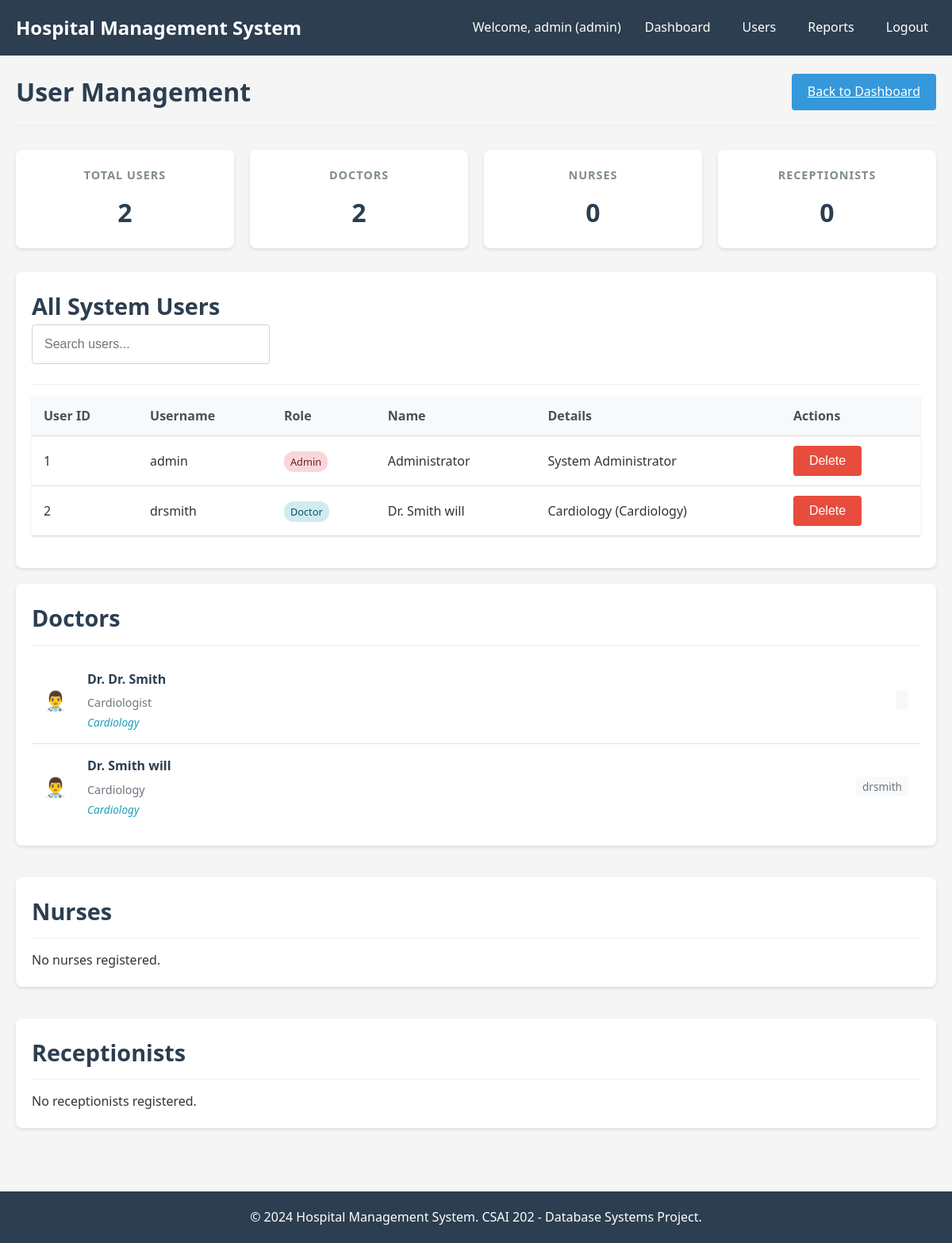
Page /admin/users (signed in) on the earlier database version.
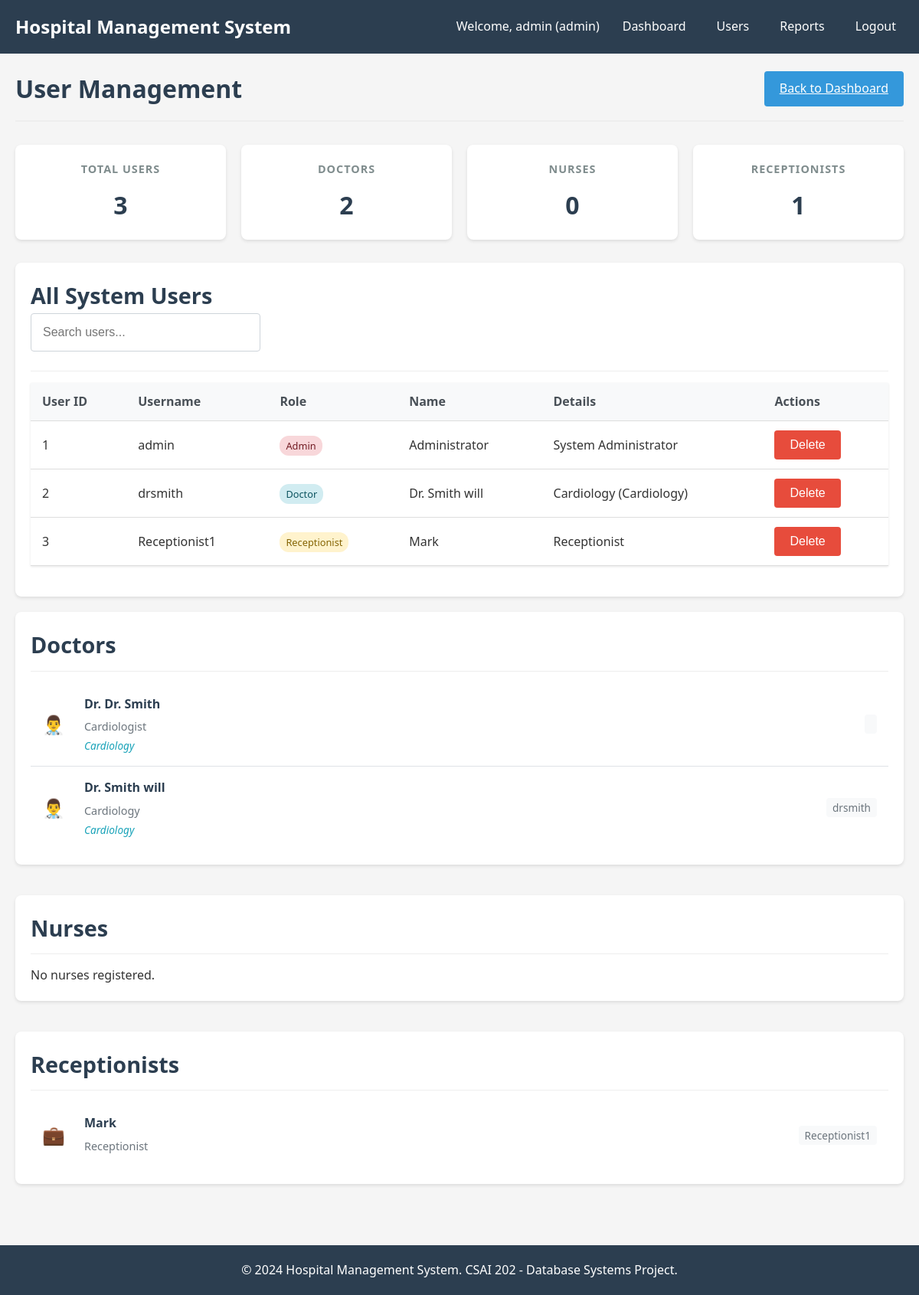
Same page on the later database version.
### models/user.py (models this page shows, shortened)
class User(db.Model, UserMixin):
    __tablename__ = 'user_account'
    user_id = db.Column(db.Integer, primary_key=True)
    username = db.Column(db.String(50), unique=True, nullable=False)
    password = db.Column(db.String(200), nullable=False)
    role = db.Column(db.String(20), nullable=False)
    doctor = db.relationship('Doctor', backref='user', uselist=False)
    nurse = db.relationship('Nurse', backref='user', uselist=False)
    receptionist = db.relationship('Receptionist', backref='user', uselist=False)
    @property
    def is_admin(self):
        return self.role == 'admin'

### models/doctor.py (models this page shows)
class Doctor(db.Model):
    __tablename__ = 'doctor'
    doc_id = db.Column(db.Integer, primary_key=True)
    name = db.Column(db.String(100), nullable=False)
    specialty = db.Column(db.String(100))
    dept_id = db.Column(db.Integer, db.ForeignKey('department.dept_id'))
    user_id = db.Column(db.Integer, db.ForeignKey('user_account.user_id'))
    department = db.relationship('Department', back_populates='doctors')
    appointments = db.relationship('Appointment', backref='doctor', lazy=True)
    prescriptions = db.relationship('Prescription', backref='doctor', lazy=True)
    lab_tests = db.relationship('LabTest', backref='doctor', lazy=True)
    record_updates = db.relationship('DoctorUpdatesRecord', backref='doctor', lazy=True)

### models/department.py (models this page shows)
class Department(db.Model):
    __tablename__ = 'department'
    dept_id = db.Column(db.Integer, primary_key=True)
    name = db.Column(db.String(100), nullable=False)
    doctors = db.relationship('Doctor', back_populates='department', lazy=True)
    rooms = db.relationship('RoomBed', back_populates='department', lazy=True)

### models/receptionist.py (models this page shows)
class Receptionist(db.Model):
    __tablename__ = 'receptionist'
    rec_id = db.Column(db.Integer, primary_key=True)
    name = db.Column(db.String(100), nullable=False)
    user_id = db.Column(db.Integer, db.ForeignKey('user_account.user_id'))
    appointments = db.relationship('Appointment', backref='receptionist', lazy=True)
    invoices = db.relationship('Invoice', backref='receptionist', lazy=True)

### controllers/admin_controller.py (the view)
@admin_bp.route('/users')
@login_required
@admin_required
def users():
    users = User.query.all()
    doctors = Doctor.query.all()
    nurses = Nurse.query.all()
    receptionists = Receptionist.query.all()
    return render_template('admin/users.html',
                         users=users,
                         doctors=doctors,
                         nurses=nurses,
                         receptionists=receptionists)

### templates/admin/users.html (shortened to what this page needs)
{% extends "base.html" %}
{% block content %}
<div class="page-header">
    <h1>User Management</h1>
    <a href="{{ url_for('admin.dashboard') }}" class="btn btn-primary">Back to Dashboard</a>
</div>
<div class="dashboard-stats">
    <div class="stat-card">
        <h3>Total Users</h3>
        <div class="number">{{ users|length }}</div>
    </div>
    <div class="stat-card">
        <h3>Doctors</h3>
        <div class="number">{{ doctors|length }}</div>
    </div>
    <div class="stat-card">
        <h3>Nurses</h3>
        <div class="number">{{ nurses|length }}</div>
    </div>
    <div class="stat-card">
        <h3>Receptionists</h3>
        <div class="number">{{ receptionists|length }}</div>
    </div>
</div>
<div class="card">
    <div class="card-header">
        <h2>All System Users</h2>
        <div class="search-box">
            <input type="text" id="userSearch" class="form-control" placeholder="Search users..." onkeyup="searchUsers()">
        </div>
    </div>
    <table class="table" id="usersTable">
        <thead>
            <tr>
                <th>User ID</th>
                <th>Username</th>
                <th>Role</th>
                <th>Name</th>
                <th>Details</th>
                <th>Actions</th>
            </tr>
        </thead>
        <tbody>
            {% for user in users %}
            <tr data-username="{{ user.username|lower }}" data-role="{{ user.role|lower }}" data-name="{{ user.name|lower if user.name else '' }}">
                <td>{{ user.user_id }}</td>
                <td>{{ user.username }}</td>
                <td>
                    <span class="role-badge role-{{ user.role }}">
                        {{ user.role|title }}
                    </span>
                </td>
                <td>
                    {% if user.role == 'doctor' and user.doctor %}
                        Dr. {{ user.doctor.name }}
                    {% elif user.role == 'nurse' and user.nurse %}
                        {{ user.nurse.name }}
                    {% elif user.role == 'receptionist' and user.receptionist %}
                        {{ user.receptionist.name }}
                    {% elif user.role == 'admin' %}
                        Administrator
                    {% else %}
                        N/A
                    {% endif %}
                </td>
                <td>
                    {% if user.role == 'doctor' and user.doctor %}
                        {{ user.doctor.specialty }}
                        {% if user.doctor.department %}
                            ({{ user.doctor.department.name }})
                        {% endif %}
                    {% elif user.role == 'nurse' and user.nurse %}
                        Nurse
                    {% elif user.role == 'receptionist' and user.receptionist %}
                        Receptionist
                    {% elif user.role == 'admin' %}
                        System Administrator
                    {% endif %}
                </td>
                <td>
                    {% if user.role != 'admin' or users|length > 1 %}
                    <form method="POST" action="{{ url_for('admin.delete_user', user_id=user.user_id) }}" style="display: inline;">
                        <button type="submit" class="btn btn-danger btn-sm" onclick="return confirm('Are you sure you want to delete this user?')">Delete</button>
                    </form>
                    {% endif %}
                </td>
            </tr>
            {% endfor %}
        </tbody>
    </table>
</div>
<div class="dashboard-sections">
    <div class="card">
        <div class="card-header">
            <h2>Doctors</h2>
        </div>
        {% if doctors %}
        <div class="users-list">
            {% for doctor in doctors %}
            <div class="user-card">
                <div class="user-avatar">👨‍⚕️</div>
                <div class="user-info">
                    <div class="user-name">Dr. {{ doctor.name }}</div>
                    <div class="user-details">{{ doctor.specialty }}</div>
                    <div class="user-department">{{ doctor.department.name if doctor.department else 'No Department' }}</div>
                </div>
                <div class="user-actions">
                    <span class="user-username">{{ doctor.user.username }}</span>
                </div>
            </div>
            {% endfor %}
        </div>
        {% else %}
        <p>No doctors registered.</p>
        {% endif %}
    </div>
    <div class="card">
        <div class="card-header">
            <h2>Nurses</h2>
        </div>
        {% if nurses %}
        <div class="users-list">
            {% for nurse in nurses %}
            <div class="user-card">
                <div class="user-avatar">👩‍⚕️</div>
                <div class="user-info">
                    <div class="user-name">{{ nurse.name }}</div>
                    <div class="user-details">Nurse</div>
                </div>
                <div class="user-actions">
                    <span class="user-username">{{ nurse.user.username }}</span>
                </div>
            </div>
            {% endfor %}
        </div>
        {% else %}
        <p>No nurses registered.</p>
        {% endif %}
    </div>
    <div class="card">
        <div class="card-header">
            <h2>Receptionists</h2>
        </div>
        {% if receptionists %}
        <div class="users-list">
            {% for receptionist in receptionists %}
            <div class="user-card">
                <div class="user-avatar">💼</div>
                <div class="user-info">
                    <div class="user-name">{{ receptionist.name }}</div>
                    <div class="user-details">Receptionist</div>
                </div>
                <div class="user-actions">
                    <span class="user-username">{{ receptionist.user.username }}</span>
                </div>
            </div>
            {% endfor %}
        </div>
        {% else %}
        <p>No receptionists registered.</p>
        {% endif %}
    </div>
</div>
{% endblock %}

### templates/base.html (shortened to what this page needs)
<!DOCTYPE html>
<html lang="en">
<head>
    <link rel="stylesheet" href="{{ url_for('static', filename='css/style.css') }}">
    <link rel="stylesheet" href="{{ url_for('static', filename='css/dashboard.css') }}">
    <link rel="stylesheet" href="{{ url_for('static', filename='css/forms.css') }}">
</head>
<body>
    <div class="header">
        <div class="navbar">
            <a href="{{ url_for('index') }}" class="logo">Hospital Management System</a>
            <ul class="nav-links">
                {% if current_user.is_authenticated %}
                    <li>Welcome, {{ current_user.username }} ({{ current_user.role }})</li>
                    <li><a href="{{ url_for('index') }}">Dashboard</a></li>
                    {% if current_user.is_admin %}
                        <li><a href="{{ url_for('admin.users') }}">Users</a></li>
                        <li><a href="{{ url_for('admin.reports') }}">Reports</a></li>
                    {% elif current_user.is_doctor %}
                        <li><a href="{{ url_for('doctor.appointments') }}">Appointments</a></li>
                        <li><a href="{{ url_for('doctor.patients') }}">Patients</a></li>
                    {% elif current_user.is_nurse %}
                        <li><a href="{{ url_for('nurse.patients') }}">Patients</a></li>
                        <li><a href="{{ url_for('nurse.beds') }}">Beds</a></li>
                    {% elif current_user.is_receptionist %}
                        <li><a href="{{ url_for('receptionist.appointments') }}">Appointments</a></li>
                        <li><a href="{{ url_for('receptionist.billing') }}">Billing</a></li>
                    {% endif %}
                    <li><a href="{{ url_for('auth.logout') }}">Logout</a></li>
                {% else %}
                    <li><a href="{{ url_for('auth.login') }}">Login</a></li>
                {% endif %}
            </ul>
        </div>
    </div>
    <div class="container">
        <div class="content">
            {% block content %}{% endblock %}
        </div>
    </div>
    <footer class="footer">
        <p>&copy; 2024 Hospital Management System. CSAI 202 - Database Systems Project.</p>
    </footer>
</body>
</html>

### static/css/style.css (style rules this page uses)
* { margin: 0; padding: 0; box-sizing: border-box; }
body { font-family: 'Segoe UI', Tahoma, Geneva, Verdana, sans-serif; background-color: #f5f5f5; color: #333; line-height: 1.6; }
.container { width: 100%; max-width: 1200px; margin: 0 auto; padding: 20px; min-height: calc(100vh - 140px); }
.header { background-color: #2c3e50; color: white; padding: 1rem 0; }
.navbar { display: flex; justify-content: space-between; align-items: center; padding: 0 20px; }
.logo { font-size: 1.5rem; font-weight: bold; color: white; text-decoration: none; }
.nav-links { display: flex; list-style: none; gap: 20px; align-items: center; }
.nav-links li { color: white; }
.nav-links a { color: white; text-decoration: none; padding: 5px 10px; border-radius: 4px; transition: background-color 0.3s; }
.form-control { width: 100%; padding: 10px; border: 1px solid #ddd; border-radius: 4px; font-size: 16px; }
.btn { padding: 10px 20px; border: none; border-radius: 4px; font-size: 16px; cursor: pointer; transition: background-color 0.3s; }
.btn-primary { background-color: #3498db; color: white; }
.btn-danger { background-color: #e74c3c; color: white; }
.table { width: 100%; border-collapse: collapse; margin-bottom: 20px; background: white; box-shadow: 0 1px 3px rgba(0,0,0,0.1); }
.table th, .table td { padding: 12px 15px; text-align: left; border-bottom: 1px solid #ddd; }
.table th { background-color: #f8f9fa; font-weight: 600; color: #495057; }
.card { background: white; border-radius: 8px; padding: 20px; margin-bottom: 20px; box-shadow: 0 2px 4px rgba(0,0,0,0.1); }
.card-header { border-bottom: 1px solid #eee; padding-bottom: 10px; margin-bottom: 15px; font-size: 1.2rem; font-weight: 600; color: #2c3e50; }
.footer { background-color: #2c3e50; color: white; text-align: center; padding: 20px; margin-top: 40px; }
.dashboard-stats { display: grid; grid-template-columns: repeat(auto-fit, minmax(250px, 1fr)); gap: 20px; margin-bottom: 30px; }
.stat-card { background: white; padding: 20px; border-radius: 8px; box-shadow: 0 2px 4px rgba(0,0,0,0.1); text-align: center; }
.stat-card h3 { color: #7f8c8d; margin-bottom: 10px; font-size: 0.9rem; text-transform: uppercase; letter-spacing: 1px; }
.stat-card .number { font-size: 2rem; font-weight: bold; color: #2c3e50; }

### static/css/dashboard.css (style rules this page uses)
.dashboard-sections { display: grid; grid-template-columns: 1fr; gap: 20px; margin-top: 20px; }
.page-header { display: flex; justify-content: space-between; align-items: center; margin-bottom: 30px; padding-bottom: 15px; border-bottom: 2px solid #eee; }
.page-header h1 { color: #2c3e50; margin: 0; }

### static/css/forms.css (style rules this page uses)
.form-control { width: 100%; padding: 12px 15px; font-size: 16px; line-height: 1.5; color: #495057; background-color: #fff; border: 1px solid #ced4da; border-radius: 4px; transition: border-color 0.15s ease-in-out, box-shadow 0.15s ease-in-out; }

### templates/admin/users.html (style rules this page uses)
.role-badge { padding: 4px 8px; border-radius: 12px; font-size: 0.8rem; font-weight: 500; }
.role-doctor { background-color: #d1ecf1; color: #0c5460; }
.role-receptionist { background-color: #fff3cd; color: #856404; }
.role-admin { background-color: #f8d7da; color: #721c24; }
.users-list { max-height: 300px; overflow-y: auto; }
.user-card { display: flex; align-items: center; padding: 15px; border-bottom: 1px solid #dee2e6; }
.user-card:last-child { border-bottom: none; }
.user-avatar { font-size: 1.5rem; margin-right: 15px; width: 40px; }
.user-info { flex: 1; }
.user-name { font-weight: 600; color: #2c3e50; margin-bottom: 5px; }
.user-details { color: #6c757d; font-size: 0.9rem; margin-bottom: 3px; }
.user-department { font-size: 0.85rem; color: #17a2b8; font-style: italic; }
.user-username { font-size: 0.85rem; color: #6c757d; background-color: #f8f9fa; padding: 3px 8px; border-radius: 4px; }
.search-box { margin-bottom: 15px; max-width: 300px; }

Differences in the rows shown:
added User: user_id "3", username "Receptionist1", role "Receptionist", receptionist.name "Mark"
added Receptionist: name "Mark", user.username "Receptionist1"
Other differences:
{{ users|length }}: "2" → "3"
{{ receptionists|length }}: "0" → "1"
text no longer shown: "No receptionists registered."
